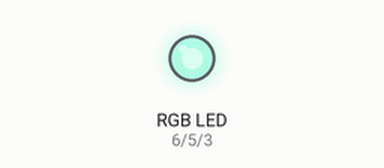
The sketch below on a simulated Arduino Uno, built with avr-gcc and run on an emulated ATmega328P. Shown: an RGB LED mixed from three pins (HIGH = lit). Dim RGB values are drawn brighter than linear; random numbers use the default seed unless the sketch sets one.

Above: at 0.1 s.
At 5.1 s:
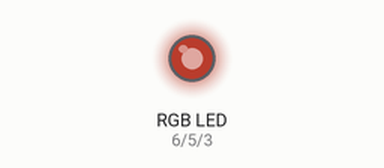
At 9.1 s:
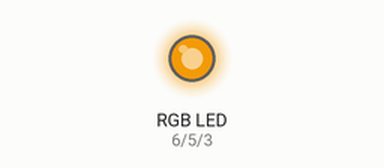
At 19.1 s:
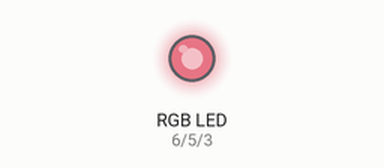
At 29.1 s:
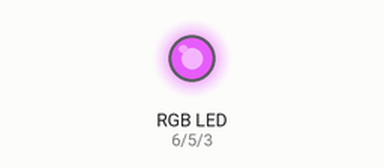
At 39.1 s:
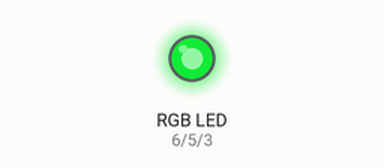
Timing chart, 0 to 40.0 s (numbered marks = the images above):
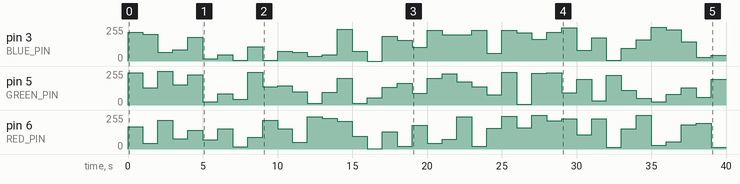

The sketch:

rbg-led.ino
```cpp
#include <stdio.h>
#include <stdlib.h>
#include <Arduino.h>

#define RED_PIN 6
#define GREEN_PIN 5
#define BLUE_PIN 3

void setup() {
  pinMode(RED_PIN, OUTPUT);
  pinMode(GREEN_PIN, OUTPUT);
  pinMode(BLUE_PIN, OUTPUT);
}

void loop() {
  int red_value = rand();
  int green_value = rand();
  int blue_value = rand();

  if (red_value < 150) {
    red_value = 0;
  }

  if (blue_value < 150) {
    blue_value = 0;
  }

  if (green_value < 150) {
    green_value = 0;
  }

  setColor(red_value, green_value, blue_value);
  delay(1000);
}

void setColor(int red, int green, int blue) {
  analogWrite(RED_PIN, red);
  analogWrite(BLUE_PIN, blue);
  analogWrite(GREEN_PIN, green);
}
```

Measured:
- by itself, pin 6 (RED_PIN): 0/255 → 167/255 at 0.00 s, → 42/255 1.0 s later, → 216/255 1.0 s later, → 77/255 1.0 s later, … (40 changes in this stretch)
- by itself, pin 3 (BLUE_PIN): 0/255 → 217/255 at 0.00 s, → 200/255 1.0 s later, → 67/255 1.0 s later, → 85/255 1.0 s later, … (40 changes in this stretch)
